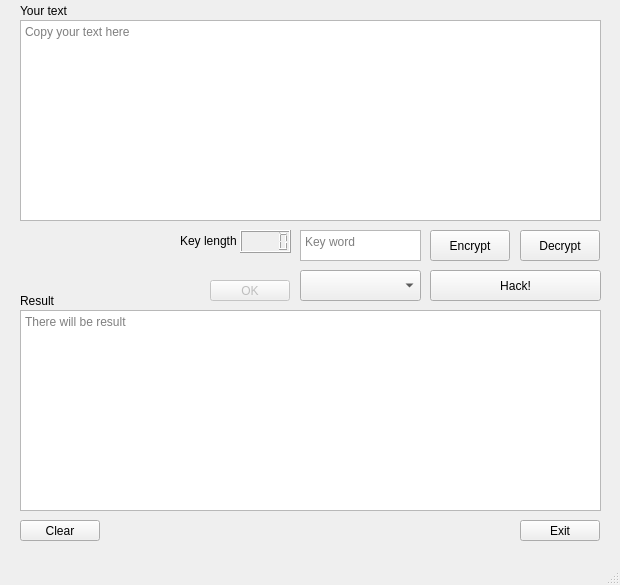
<?xml version="1.0" encoding="UTF-8"?>
<ui version="4.0">
 <class>Vigenere_Window</class>
 <widget class="QMainWindow" name="Vigenere_Window">
  <property name="geometry">
   <rect>
    <x>0</x>
    <y>0</y>
    <width>620</width>
    <height>585</height>
   </rect>
  </property>
  <property name="minimumSize">
   <size>
    <width>620</width>
    <height>585</height>
   </size>
  </property>
  <property name="maximumSize">
   <size>
    <width>620</width>
    <height>585</height>
   </size>
  </property>
  <property name="windowTitle">
   <string>Vigenere (Made by Borshch Dmytro)</string>
  </property>
  <widget class="QWidget" name="centralwidget">
   <widget class="QTextEdit" name="Input_Field">
    <property name="geometry">
     <rect>
      <x>20</x>
      <y>20</y>
      <width>581</width>
      <height>201</height>
     </rect>
    </property>
    <property name="placeholderText">
     <string>Copy your text here </string>
    </property>
   </widget>
   <widget class="QLabel" name="label">
    <property name="geometry">
     <rect>
      <x>20</x>
      <y>0</y>
      <width>71</width>
      <height>21</height>
     </rect>
    </property>
    <property name="text">
     <string>Your text</string>
    </property>
    <property name="textFormat">
     <enum>Qt::AutoText</enum>
    </property>
   </widget>
   <widget class="QTextEdit" name="Output_Field">
    <property name="geometry">
     <rect>
      <x>20</x>
      <y>310</y>
      <width>581</width>
      <height>201</height>
     </rect>
    </property>
    <property name="readOnly">
     <bool>true</bool>
    </property>
    <property name="placeholderText">
     <string>There will be result</string>
    </property>
   </widget>
   <widget class="QLabel" name="label_3">
    <property name="geometry">
     <rect>
      <x>20</x>
      <y>290</y>
      <width>71</width>
      <height>21</height>
     </rect>
    </property>
    <property name="text">
     <string>Result</string>
    </property>
    <property name="textFormat">
     <enum>Qt::AutoText</enum>
    </property>
   </widget>
   <widget class="QPushButton" name="Hack_Button">
    <property name="geometry">
     <rect>
      <x>430</x>
      <y>270</y>
      <width>171</width>
      <height>31</height>
     </rect>
    </property>
    <property name="text">
     <string>Hack!</string>
    </property>
   </widget>
   <widget class="QPushButton" name="Decrypt_Button">
    <property name="geometry">
     <rect>
      <x>520</x>
      <y>230</y>
      <width>80</width>
      <height>31</height>
     </rect>
    </property>
    <property name="text">
     <string>Decrypt</string>
    </property>
   </widget>
   <widget class="QPushButton" name="Encrypt_Button">
    <property name="geometry">
     <rect>
      <x>430</x>
      <y>230</y>
      <width>80</width>
      <height>31</height>
     </rect>
    </property>
    <property name="text">
     <string>Encrypt</string>
    </property>
   </widget>
   <widget class="QTextEdit" name="Key_Field">
    <property name="geometry">
     <rect>
      <x>300</x>
      <y>230</y>
      <width>121</width>
      <height>31</height>
     </rect>
    </property>
    <property name="documentTitle">
     <string>Key word</string>
    </property>
    <property name="placeholderText">
     <string>Key word</string>
    </property>
   </widget>
   <widget class="QLabel" name="label_2">
    <property name="enabled">
     <bool>true</bool>
    </property>
    <property name="geometry">
     <rect>
      <x>180</x>
      <y>230</y>
      <width>61</width>
      <height>21</height>
     </rect>
    </property>
    <property name="text">
     <string>Key length</string>
    </property>
   </widget>
   <widget class="QLCDNumber" name="Key_Length_Monitor">
    <property name="geometry">
     <rect>
      <x>240</x>
      <y>230</y>
      <width>51</width>
      <height>23</height>
     </rect>
    </property>
   </widget>
   <widget class="QPushButton" name="Accept_Key_Button">
    <property name="enabled">
     <bool>false</bool>
    </property>
    <property name="geometry">
     <rect>
      <x>210</x>
      <y>280</y>
      <width>80</width>
      <height>21</height>
     </rect>
    </property>
    <property name="text">
     <string>OK</string>
    </property>
   </widget>
   <widget class="QComboBox" name="comboBox">
    <property name="geometry">
     <rect>
      <x>300</x>
      <y>270</y>
      <width>121</width>
      <height>31</height>
     </rect>
    </property>
   </widget>
   <widget class="QPushButton" name="Exit_Button">
    <property name="geometry">
     <rect>
      <x>520</x>
      <y>520</y>
      <width>80</width>
      <height>21</height>
     </rect>
    </property>
    <property name="text">
     <string>Exit</string>
    </property>
   </widget>
   <widget class="QPushButton" name="Clear_Button">
    <property name="geometry">
     <rect>
      <x>20</x>
      <y>520</y>
      <width>80</width>
      <height>21</height>
     </rect>
    </property>
    <property name="text">
     <string>Clear</string>
    </property>
   </widget>
  </widget>
  <widget class="QMenuBar" name="menubar">
   <property name="enabled">
    <bool>false</bool>
   </property>
   <property name="geometry">
    <rect>
     <x>0</x>
     <y>0</y>
     <width>620</width>
     <height>20</height>
    </rect>
   </property>
  </widget>
  <widget class="QStatusBar" name="statusbar">
   <property name="enabled">
    <bool>false</bool>
   </property>
  </widget>
 </widget>
 <resources/>
 <connections>
  <connection>
   <sender>Exit_Button</sender>
   <signal>clicked()</signal>
   <receiver>Vigenere_Window</receiver>
   <slot>close()</slot>
   <hints>
    <hint type="sourcelabel">
     <x>164</x>
     <y>314</y>
    </hint>
    <hint type="destinationlabel">
     <x>92</x>
     <y>285</y>
    </hint>
   </hints>
  </connection>
 </connections>
</ui>
